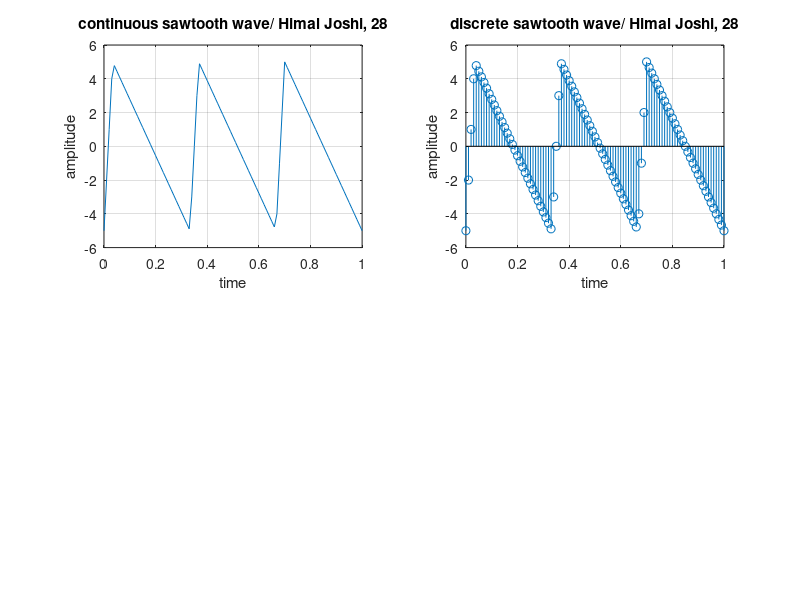

This chart was generated by the following MATLAB code:
clc;
close all;
clear all;

A=5;
f=3;
t = 0:0.01:1;
x = A*sawtooth(2*pi*f*t,0.1);


 subplot (2,2,1)
 plot(t,x);
 xlabel('time');
 ylabel('amplitude');
 title('continuous sawtooth wave/ Himal Joshi, 28');
 grid on ;

 subplot (2,2,2)
 stem(t,x);
 xlabel('time');
 ylabel('amplitude');
 title('discrete sawtooth wave/ Himal Joshi, 28');
 grid on ;
